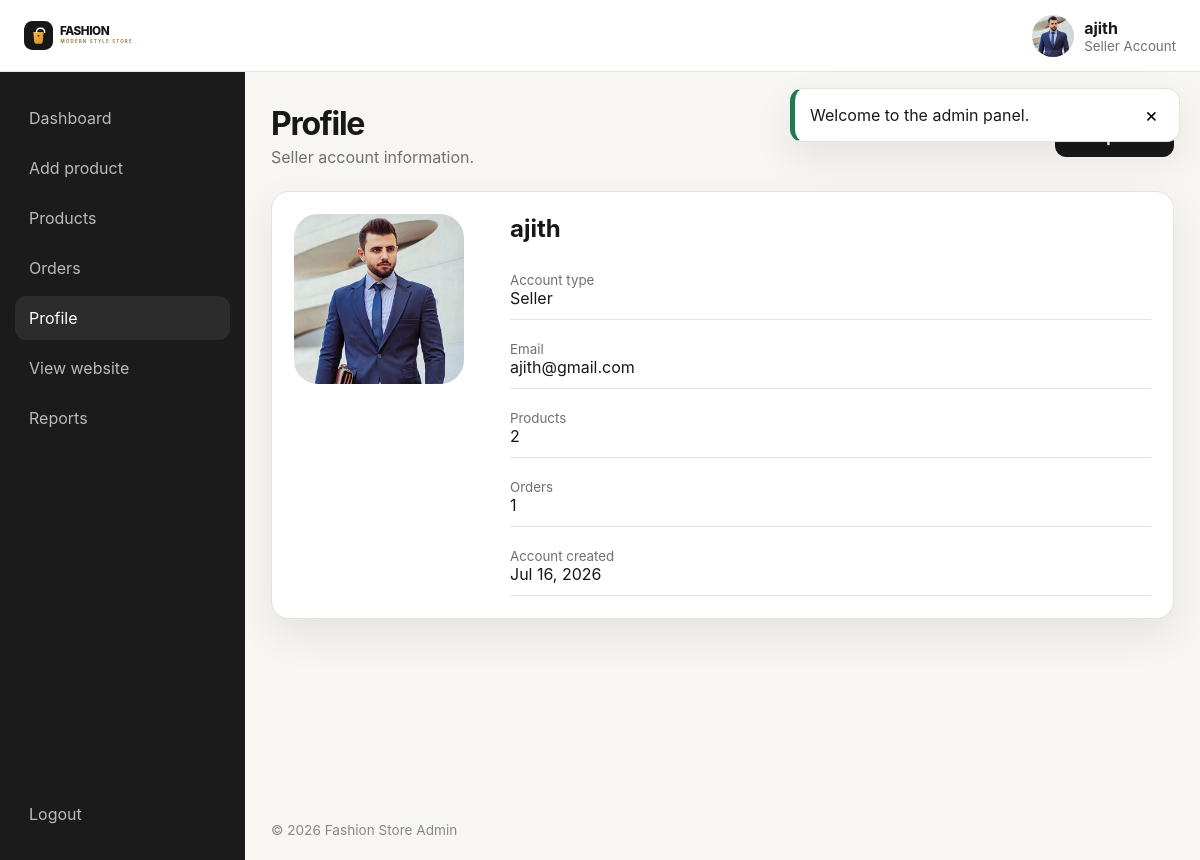
Screenshot of /admin/profile.php (signed in) with the database file from the repository.
### tables this page shows
CREATE TABLE `sellers` (
  `id` varchar(20) NOT NULL,
  `name` varchar(50) NOT NULL,
  `email` varchar(100) NOT NULL,
  `password` varchar(255) NOT NULL,
  `image` varchar(150) NOT NULL DEFAULT '',
  `created_at` timestamp NOT NULL DEFAULT current_timestamp(),
  `updated_at` timestamp NOT NULL DEFAULT current_timestamp() ON UPDATE current_timestamp()
);

### components/functions.php (called while the page is built, shortened)
<?php
function app_root_path(): string
{
    return dirname(__DIR__);
}
function app_base_url(): string
{
    static $base = null;
    if ($base !== null) {
        return $base;
    }
    $documentRoot = realpath($_SERVER['DOCUMENT_ROOT'] ?? '') ?: '';
    $projectRoot = realpath(app_root_path()) ?: app_root_path();
    $documentRoot = str_replace('\\', '/', $documentRoot);
    $projectRoot = str_replace('\\', '/', $projectRoot);
    if ($documentRoot !== '' && str_starts_with(strtolower($projectRoot), strtolower($documentRoot))) {
        $base = '/' . trim(substr($projectRoot, strlen($documentRoot)), '/');
        if ($base === '/') {
            $base = '';
        }
    } else {
        $base = '';
    }
    return $base;
}
function app_url(string $path = ''): string
{
    $path = ltrim($path, '/');
    $baseUrl = app_base_url();
    if ($baseUrl === '' || $baseUrl === '/') {
        $baseUrl = '/fashion_web';
    }
    return $baseUrl . ($path !== '' ? '/' . $path : '');
}
function e(mixed $value): string
{
    return htmlspecialchars((string) $value, ENT_QUOTES | ENT_SUBSTITUTE, 'UTF-8');
}
function uploaded_image_url(?string $filename, string $kind = 'product'): string
{
    $filename = basename((string) $filename);
    if ($filename !== '' && is_file(app_root_path() . '/uploaded_files/' . $filename)) {
        return app_url('uploaded_files/' . rawurlencode($filename));
    }
    return app_url($kind === 'avatar' ? 'assets/avatar.svg' : 'assets/product-placeholder.svg');
}
function current_seller(PDO $conn): ?array
{
    $id = (string) ($GLOBALS['seller_id'] ?? $_SESSION['seller_id'] ?? '');
    $stmt = $conn->prepare('SELECT * FROM sellers WHERE id = ? LIMIT 1');
    $stmt->execute([$id]);
    $seller = $stmt->fetch(PDO::FETCH_ASSOC) ?: null;
    return $seller;
}
function is_system_admin(PDO $conn): bool
{
    $seller = current_seller($conn);
    return (string) ($seller['id'] ?? '') === 'ADM1N000000000000001'
        || strtolower((string) ($seller['email'] ?? '')) === 'admin@fashionstore.lk';
}

### admin/profile.php (the view, shortened to what this page needs)
<?php
require_once __DIR__ . '/../components/connect.php';
$isSystemAdmin = is_system_admin($conn);
if ($isSystemAdmin) {
    $productCount = (int) $conn->query('SELECT COUNT(*) FROM products')->fetchColumn();
    $orderCount = (int) $conn->query('SELECT COUNT(*) FROM orders')->fetchColumn();
} else {
    $productStmt = $conn->prepare('SELECT COUNT(*) FROM products WHERE seller_id = ?');
    $productStmt->execute([$seller_id]);
    $productCount = (int) $productStmt->fetchColumn();
    $orderStmt = $conn->prepare('SELECT COUNT(*) FROM orders WHERE seller_id = ?');
    $orderStmt->execute([$seller_id]);
    $orderCount = (int) $orderStmt->fetchColumn();
}
?>
<!doctype html><html lang="en"><head><meta charset="utf-8"><meta name="viewport" content="width=device-width,initial-scale=1"><title>Admin Profile</title><link rel="stylesheet" href="<?= e(app_url('css/admin_style.css')) ?>"></head><body>
<?php include __DIR__ . '/../components/admin_header.php'; ?>
<main class="admin-main"><div class="admin-container"><div class="admin-page-heading"><div><h1>Profile</h1><p><?= $isSystemAdmin ? 'System administrator account and complete store statistics.' : 'Seller account information.' ?></p></div><a class="button" href="<?= e(app_url('admin/update.php')) ?>">Edit profile</a></div><section class="panel"><div class="profile-card"><img src="<?= e(uploaded_image_url($seller['image'] ?? '', 'avatar')) ?>" alt="<?= e($seller['name'] ?? '') ?>"><div><h2><?= e($seller['name'] ?? '') ?></h2><div class="info-list"><div><small>Account type</small><?= $isSystemAdmin ? 'System / Super Admin' : 'Seller' ?></div><div><small>Email</small><?= e($seller['email'] ?? '') ?></div><div><small><?= $isSystemAdmin ? 'All products' : 'Products' ?></small><?= $productCount ?></div><div><small><?= $isSystemAdmin ? 'All orders' : 'Orders' ?></small><?= $orderCount ?></div><div><small>Account created</small><?= e(date('M d, Y', strtotime($seller['created_at'] ?? 'now'))) ?></div></div></div></div></section></div></main>
<?php include __DIR__ . '/../components/admin_footer.php'; include __DIR__ . '/../components/alert.php'; ?>
</body></html>

### components/admin_header.php (shortened to what this page needs)
<?php
$seller = current_seller($conn);
$isSystemAdmin = is_system_admin($conn);
$currentPage = basename($_SERVER['PHP_SELF'] ?? '');
?>
<header class="admin-topbar">
    <a class="admin-brand" href="<?= e(app_url('admin/dashboard.php')) ?>"><img src="<?= e(app_url('assets/logo.svg')) ?>" alt="Fashion Store"></a>
    <div class="admin-user">
        <img src="<?= e(uploaded_image_url($seller['image'] ?? '', 'avatar')) ?>" alt="Admin">
        <div><strong><?= e($seller['name'] ?? 'Admin') ?></strong><small><?= $isSystemAdmin ? 'System / Super Admin' : 'Seller Account' ?></small></div>
    </div>
</header>
<aside class="admin-sidebar" data-admin-sidebar>
    <nav>
        <a class="<?= $currentPage === 'dashboard.php' ? 'active' : '' ?>" href="<?= e(app_url('admin/dashboard.php')) ?>">Dashboard</a>
        <a class="<?= $currentPage === 'add_product.php' ? 'active' : '' ?>" href="<?= e(app_url('admin/add_product.php')) ?>">Add product</a>
        <a class="<?= in_array($currentPage, ['view_product.php','read_product.php','edit_product.php','edite_product.php'], true) ? 'active' : '' ?>" href="<?= e(app_url('admin/view_product.php')) ?>">Products</a>
        <a class="<?= $currentPage === 'admin_orders.php' ? 'active' : '' ?>" href="<?= e(app_url('admin/admin_orders.php')) ?>">Orders</a>
        <a class="<?= in_array($currentPage, ['profile.php','update.php'], true) ? 'active' : '' ?>" href="<?= e(app_url('admin/profile.php')) ?>">Profile</a>
        <a href="<?= e(app_url('home.php')) ?>" target="_blank">View website</a>
        <a class="<?= $currentPage === 'reports.php' ? 'active' : '' ?>" href="<?= e(app_url('admin/reports.php')) ?>">Reports</a>
    </nav>
    <form action="<?= e(app_url('components/admin_logout.php')) ?>" method="post">
        <button type="submit" class="sidebar-logout">Logout</button>
    </form>
</aside>

### css/admin_style.css (style rules this page uses)
:root { --ink:#181818;--muted:#707070;--line:#e7e2da;--soft:#f6f3ee;--accent:#e59a2f;--danger:#b73737;--success:#1f7a4f;--shadow:0 16px 40px rgba(20,18,14,.08) }
* { box-sizing:border-box }
body { margin:0;font-family:Inter,Arial,sans-serif;background:#f7f6f3;color:var(--ink) }
a { text-decoration:none;color:inherit }
img { display:block;max-width:100% }
button,input,textarea,select { font:inherit }
.admin-topbar { position:fixed;z-index:50;top:0;left:0;right:0;height:72px;background:#fff;border-bottom:1px solid var(--line);display:flex;align-items:center;padding:0 24px;gap:18px }
.admin-brand img { width:145px }
.admin-user { margin-left:auto;display:flex;align-items:center;gap:10px }
.admin-user img { width:42px;height:42px;border-radius:50%;object-fit:cover }
.admin-user small { display:block;color:var(--muted) }
.admin-sidebar { position:fixed;top:72px;bottom:0;left:0;width:245px;background:#1b1b1b;color:#ddd;padding:24px 15px;display:flex;flex-direction:column;justify-content:space-between;z-index:40 }
.admin-sidebar nav { display:grid;gap:6px }
.admin-sidebar a,.sidebar-logout { display:block;padding:12px 14px;border-radius:11px;border:0;background:none;color:#bbb;text-align:left;width:100%;cursor:pointer }
.admin-sidebar a:hover,.admin-sidebar a.active,.sidebar-logout:hover { background:#2c2c2c;color:#fff }
.admin-main { margin-left:245px;padding:104px 26px 36px;min-height:100vh }
.admin-container { max-width:1220px;margin:auto }
.admin-page-heading { display:flex;justify-content:space-between;gap:20px;align-items:center;margin-bottom:24px }
.admin-page-heading h1 { margin:0;font-size:2rem;letter-spacing:-.04em }
.admin-page-heading p { margin:4px 0 0;color:var(--muted) }
.button,.btn { display:inline-flex;align-items:center;justify-content:center;border:1px solid var(--ink);background:var(--ink);color:#fff;padding:10px 16px;border-radius:11px;cursor:pointer;font-weight:700 }
.panel { background:#fff;border:1px solid var(--line);border-radius:18px;padding:22px;box-shadow:var(--shadow);margin-top:20px }
.panel h2 { margin:0 0 18px }
.profile-card { display:grid;grid-template-columns:190px 1fr;gap:26px;align-items:start }
.profile-card img { width:170px;height:170px;border-radius:24px;object-fit:cover }
.info-list { display:grid;gap:10px }
.info-list div { padding:11px 0;border-bottom:1px solid var(--line) }
.info-list small { display:block;color:var(--muted) }

### rows the page displays
sellers: image (picture), name "ajith", email "ajith@gmail.com", created_at "Jul 16, 2026"

### other values shown
$productCount "2"
$orderCount "1"
$flash['message'] "Welcome to the admin panel."
